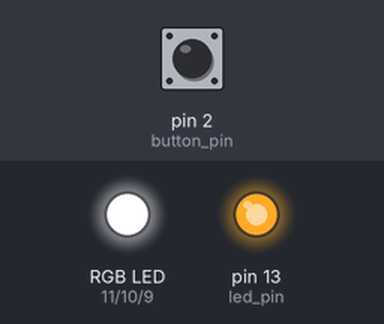
A sketch run on a simulated Arduino Uno, built with avr-gcc and run on an emulated ATmega328P. Shown: an RGB LED mixed from three pins (HIGH = lit), output pins drawn as LEDs (lit = HIGH). The inputs (shaded band) are chosen by the test bench; at power-on: pin 2 (button_pin) LOW. Dim RGB values are drawn brighter than linear.

Above: at 1.2 s.
1.3 s: pin 2 (button_pin) pulled HIGH for 0.15 s
At 2.3 s:
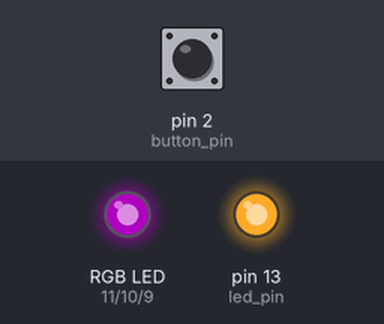
2.9 s: pin 2 (button_pin) pulled HIGH for 1 s
At 3.6 s:
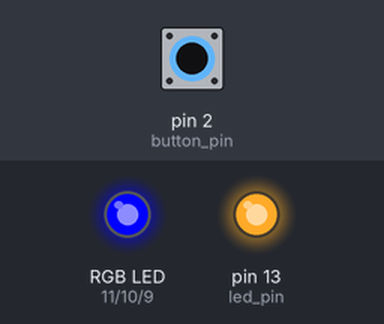
5.4 s: pin 2 (button_pin) pulled HIGH for 0.15 s
At 6.6 s:
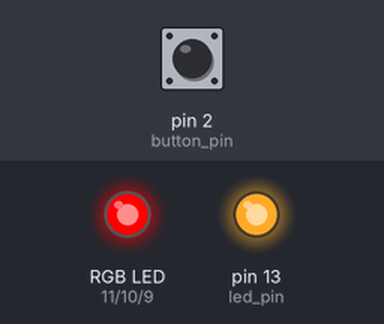
7.0 s: pin 2 (button_pin) pulled HIGH for 3.2 s
At 7.9 s:
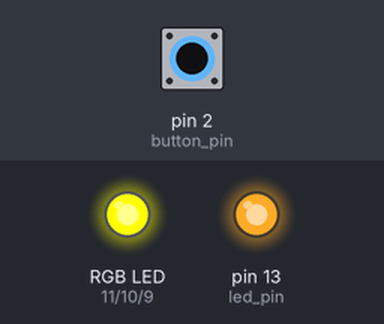
11.7 s: pin 2 (button_pin) pulled HIGH for 0.15 s
At 12.7 s:
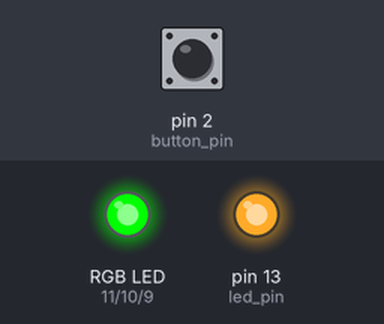
13.3 s: pin 2 (button_pin) pulled HIGH for 1 s
At 13.9 s:
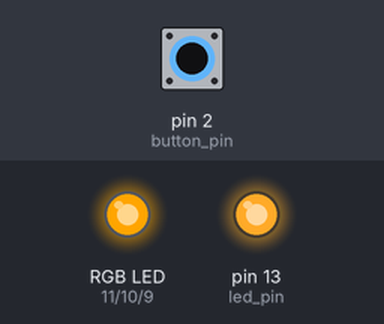
Timing chart, 0 to 16.3 s (numbered marks = the images above; inputs shaded):
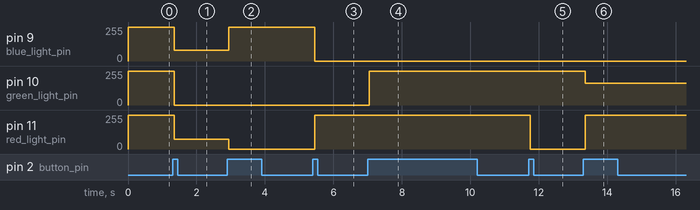

Measured:
- after the input at 1.3 s, pin 9 (blue_light_pin): 255/255 → 82/255 after 0.05 s; pin 10 (green_light_pin): 255/255 → 0/255 after 0.05 s; pin 11 (red_light_pin): 255/255 → 75/255 after 0.05 s
- after the input at 2.9 s, pin 9 (blue_light_pin): 82/255 → 255/255 after 0.05 s; pin 11 (red_light_pin): 75/255 → 0/255 after 0.05 s
- after the input at 5.4 s, pin 9 (blue_light_pin): 255/255 → 0/255 after 0.05 s; pin 11 (red_light_pin): 0/255 → 255/255 after 0.05 s
- after the input at 7.0 s, pin 10 (green_light_pin): 0/255 → 255/255 after 0.05 s
- after the input at 11.7 s, pin 11 (red_light_pin): 255/255 → 0/255 after 0.05 s
- after the input at 13.3 s, pin 10 (green_light_pin): 255/255 → 165/255 after 0.05 s; pin 11 (red_light_pin): 0/255 → 255/255 after 0.05 s

The sketch:

planet_lamp.ino
```cpp
const int red_light_pin = 11;
const int green_light_pin = 10;
const int blue_light_pin = 9;

const int NUM_COLORS = 8;

int current_color_selection_index = 0;

// colors pulled from "Planetary Magick" in color scale of Briah
int color_selections[NUM_COLORS][3] = {
  // white
  { 255, 255, 255},
  // Saturn, Indigo, #4b0082
  { 75, 0, 82},
  // Jupiter, Blue, #0000FF
  { 0, 0, 255},
  // Mars, Red, #FF0000
  {255, 0, 0},
  // Sun, Yellow, #FFFF00
  {255, 255, 0},
  // Venus, Green, #00FF00
  {0, 255, 0},
  // Mercury, Orange, #FFA500
  {255, 165, 0},
  // Moon, Violet, #7F00FF
  {127, 0, 225}
};

const int button_pin = 2;
const int led_pin = 13;

int led_state = HIGH;
int button_state;
int last_button_state = LOW;

unsigned long last_debounce_time = 0;
// increase if jagged results
unsigned long debounce_delay = 50;

void setup() {
  pinMode(red_light_pin, OUTPUT);
  pinMode(green_light_pin, OUTPUT);
  pinMode(blue_light_pin, OUTPUT);
  pinMode(button_pin, INPUT);
  pinMode(led_pin, OUTPUT);

  digitalWrite(led_pin, led_state);
}

void loop() {
  int reading = digitalRead(button_pin);

  if (reading != last_button_state) {
    last_debounce_time = millis();
  }

  if ((millis() - last_debounce_time) > debounce_delay) {
    if (reading != button_state) {
      button_state = reading;

      if (button_state == HIGH) {
        led_state = !led_state;
        inc_current_color_selection();

      }
    }
  }

  // TODO: optimize by only doing work if it changed or is the first run (perhaps setup() could handle first)
  RGB_color(color_selections[current_color_selection_index][0],
            color_selections[current_color_selection_index][1],
            color_selections[current_color_selection_index][2]);

  last_button_state = reading;
}

void inc_current_color_selection() {
  if (current_color_selection_index >= (NUM_COLORS - 1)) {
    current_color_selection_index = 0;
  } else {
    ++current_color_selection_index;
  }
}

void RGB_color(int red, int green, int blue) {
  analogWrite(red_light_pin, red);
  analogWrite(green_light_pin, green);
  analogWrite(blue_light_pin, blue);
}
```
